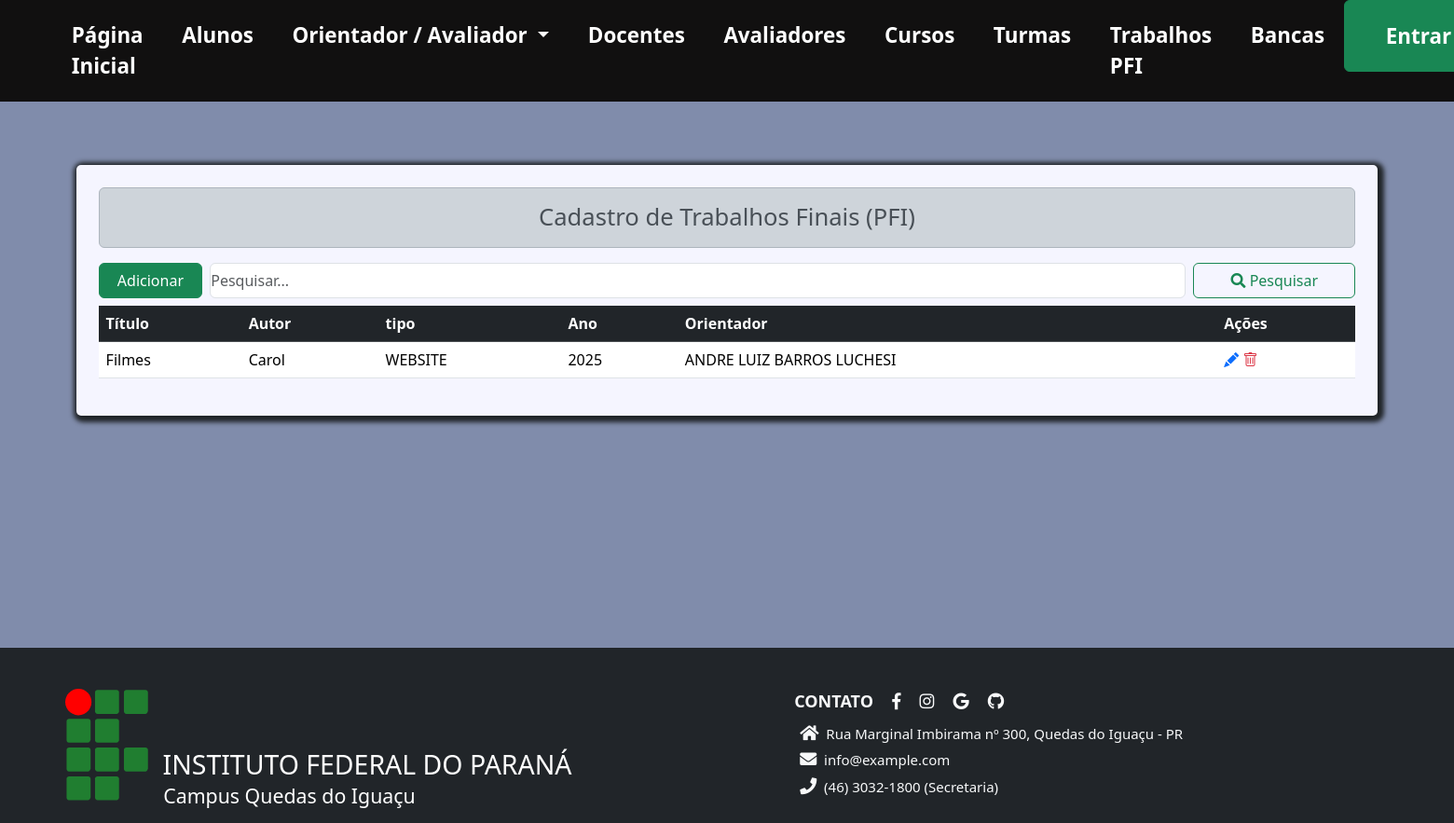
Screenshot of /trabalhos/listar/ with the database file from the repository.
### pfi/models.py (models this page shows, shortened)
class Trabalho_Final(models.Model):
    class Meta:
        verbose_name = 'Projeto Final Interdisciplinar (PFI)'
        verbose_name_plural = 'Projetos Finais Interdisciplinares'
    titulo = models.CharField(max_length=250, null=False, blank=False)
    resumo = models.TextField()
    tipo = models.CharField(max_length=150, null=True, blank=True)
    ano = models.IntegerField(
        validators=[MinValueValidator(2010), MaxValueValidator(datetime.date.today().year)])  # ano atual
    autor = models.ForeignKey(Aluno, on_delete=models.RESTRICT, blank=False, null=False)
    orientador = models.ForeignKey(Docente, on_delete=models.RESTRICT, blank=False, null=False)
    coorientador = models.ForeignKey(Avaliador, related_name='Coorientador', on_delete=models.RESTRICT, blank=True, null=True)
    url = models.URLField(max_length=250, null=False, blank=False, verbose_name='URL')

class Aluno(models.Model):
    ativo = models.BooleanField(default=True)
    nome = models.CharField(max_length=150, null=False, blank=False)
    email = models.EmailField(max_length=50, null=True, blank=True)
    ano_ingresso = models.IntegerField(
        validators=[MinValueValidator(2010), MaxValueValidator(datetime.date.today().year)])  # ano atual
    turma = models.ForeignKey(Turma, on_delete=models.RESTRICT, blank=False, null=False)

class Avaliador(User):
    nome = models.CharField(max_length=150, null=False, blank=False)
    telefone = models.CharField(verbose_name='Telefone', max_length=15, null=True, blank=True, help_text= 'Informe um telefone ou celular para contato')
    servidor_ifpr = models.BooleanField(verbose_name='Servidor do IFPR', default=True, help_text= 'Marque essa opção caso seja Servidor do IFPR')

### pfi/views.py (the view)
# urls.py: path('trabalhos/listar/', views.ListTrabalhos.as_view(), name='trabalhos'),
class ListTrabalhos(ListView):
    template_name = 'trabalho_final_list.html'
    model = Trabalho_Final
    context_object_name = 'trabalhos'
    extra_context = {'form_titulo': 'Cadastro de Trabalhos Finais (PFI)'}
    def get_queryset(self):
        filter_val = self.request.GET.get('pesquisar', '')
        return Trabalho_Final.objects.filter(Q(titulo__contains=filter_val) | Q(autor__nome__contains=filter_val) | Q(orientador__nome__icontains=filter_val))

### pfi/templates/trabalho_final_list.html
{% extends 'page.html' %}
{% block conteudo %}
<div class="content container mt-5">
    <h2 class="text-center alert alert-dark">
        {{form_titulo}}
    </h2>
    <div class="row">
        <div class="d-flex " style="width: 100% !important; ">
            <a class="btn btn-success me-2 " style="width: 120px!important; " href="{% url 'new_trabalho'%}">Adicionar</a>
            <form class="d-flex p-0 m-0 w-100"   role="search">
                <input class="form-control me-2 p-0 m-0"   type="search" placeholder="Pesquisar..." name="pesquisar" aria-label="Search"/>
                <button class="btn btn-outline-success  " style="width: 200px !important; " type="submit"><i class="fa fa-search"></i> Pesquisar </button>
            </form>
        </div>
        <div class="col-md-12 mt-2" >
            <table class="table table-hover">
                <thead class='table-dark'>
                    <tr>
                        <th>Título</th>
                        <th>Autor</th>
                        <th>tipo</th>
                        <th>Ano</th>
                        <th>Orientador</th>
                        <th>Ações</th>
                    </tr>
                </thead>
                <tbody class='bg-light'>
                    {% for trabalho in trabalhos %}
                    <tr>
                        <td>{{trabalho.titulo}}</td>
                        <td>{{trabalho.autor.nome}}</td>
                        <td>{{trabalho.tipo}}</td>
                        <td>{{trabalho.ano}}</td>
                        <td>{{trabalho.orientador.nome}}</td>
                        <td>
                            <a class="text-primary"  href="{% url 'update_trabalho' trabalho.pk%}">
                                <i class="bi bi-pencil-fill"></i>
                            </a>
                            <a class="text-danger" href="{% url 'delete_trabalho' trabalho.pk%}">
                                <i class="bi bi-trash"></i>
                            </a>
                        </td>
                    </tr>
                    {%empty%}
                    <p>Nenhum trabalho cadastrado!</p>
                    {% endfor %}
                </tbody>
            </table>
        </div>
    </div>
</div>
{% endblock conteudo %}

### pfi/static/estilo.css (style rules this page uses)
*, *:after, *:before { margin: 0; padding: 0; box-sizing: border-box; text-decoration: none; }
:root { --spacing: 1.5rem; --clr-white: rgb(245, 245, 255); }
body { background: #808cab; }
h2 { font-size: 1.6rem; }
.content { max-width: 90%; margin: calc(var(--spacing) * 2) auto; padding: var(--spacing); background: var(--clr-white); box-shadow: 2px 2px 5px 5px; border-radius: 5px; }
.table a { text-decoration: none; }
input { margin: 6px; }

### rows the page displays
Trabalho_Final: titulo "Filmes", autor.nome "Carol", tipo "WEBSITE", ano "2025", orientador.nome "ANDRE LUIZ BARROS LUCHESI"
